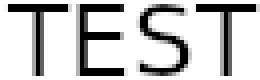
#> input picture packages/imagesize/imagesize-1.3.0.tar.gz/imagesize-1.3.0/test/images/test-ascii.pgm, 65 x 20 px (shown 4 times larger)
$ python -i blur_image.py   (imports and definitions only)
#> lines starting #> are read from the running program, lines starting #| are printed output that depends on the picture

from PIL import Image, ImageFilter

def blur(source, output, mode="simple", value=None):
#> called with output = 'out.png', mode = 'simple'
    original_image = Image.open(source)
#> original_image is the input picture: PIL image 65x20 L; min 0, max 255, mean 197.8

    if mode == "simple":
        new_image = original_image.filter(ImageFilter.BLUR)
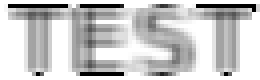
#> new_image: PIL image 65x20 L (shown 4 times larger); min 0, max 255, mean 200.3
    elif mode == "box":
        new_image = original_image.filter(ImageFilter.BoxBlur(value))
    elif mode == "gaussian":
        new_image = original_image.filter(ImageFilter.GaussianBlur(5))

    new_image.save(output)

>>> result = blur('../../../../../imagesize/imagesize-1.3.0.tar.gz/imagesize-1.3.0/test/images/test-ascii.pgm', 'out.png')
